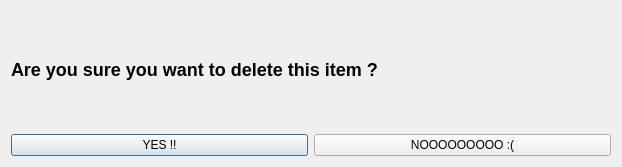
<?xml version="1.0" encoding="UTF-8"?>
<ui version="4.0">
 <class>DeleteConfirmationDialog</class>
 <widget class="QDialog" name="DeleteConfirmationDialog">
  <property name="geometry">
   <rect>
    <x>0</x>
    <y>0</y>
    <width>622</width>
    <height>167</height>
   </rect>
  </property>
  <property name="windowTitle">
   <string>Dialog</string>
  </property>
  <layout class="QVBoxLayout" name="verticalLayout_2">
   <item>
    <layout class="QVBoxLayout" name="verticalLayout">
     <item>
      <widget class="QLabel" name="label_scientistHeader">
       <property name="font">
        <font>
         <pointsize>9</pointsize>
        </font>
       </property>
       <property name="text">
        <string>&lt;h2&gt;Are you sure you want to delete this item ?&lt;/h2&gt;</string>
       </property>
      </widget>
     </item>
     <item>
      <layout class="QHBoxLayout" name="horizontalLayout">
       <item>
        <widget class="QPushButton" name="button_deleteYes">
         <property name="font">
          <font>
           <pointsize>9</pointsize>
          </font>
         </property>
         <property name="text">
          <string>YES !!</string>
         </property>
        </widget>
       </item>
       <item>
        <widget class="QPushButton" name="button_deleteNo">
         <property name="font">
          <font>
           <pointsize>9</pointsize>
          </font>
         </property>
         <property name="text">
          <string>NOOOOOOOOO :(</string>
         </property>
        </widget>
       </item>
      </layout>
     </item>
    </layout>
   </item>
  </layout>
 </widget>
 <resources/>
 <connections/>
</ui>
